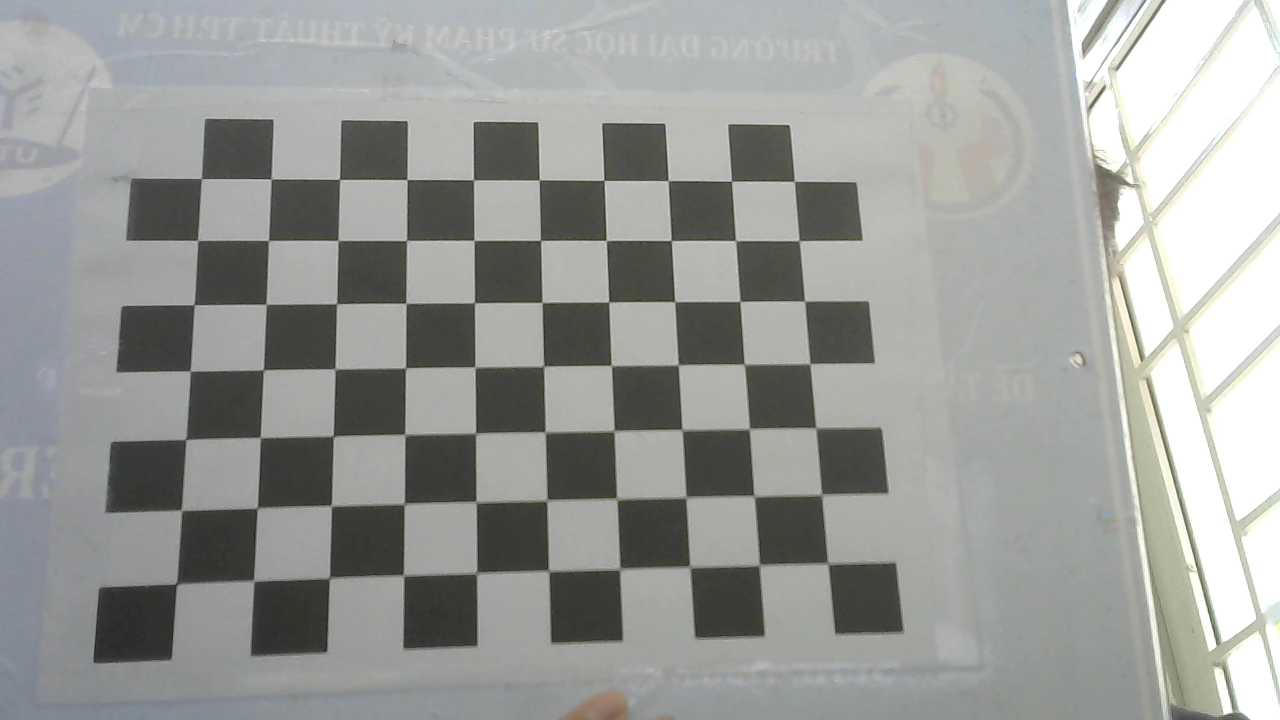
#> input picture calibration_camera/calib_data/data0.png, 1280 x 720 px; its folder holds only this picture in this run
$ python calibration.py
#> lines starting #> are read from the running program, lines starting #| are printed output that depends on the picture; after the words box and inside, x2 and y2 are one past the last pixel; in counts of white or black regions, pixels touching at a corner belong together; long printed decimals are rounded
import numpy as np
import cv2 as cv
import glob
import os.path
#from undistort import undistort_image
# termination criteria
criteria = (cv.TERM_CRITERIA_EPS + cv.TERM_CRITERIA_MAX_ITER, 30, 0.001)
# prepare object points, like (0,0,0), (1,0,0), (2,0,0) ....,(6,5,0)
objp = np.zeros((7*10,3), np.float32)
objp[:,:2] = np.mgrid[0:10,0:7].T.reshape(-1,2)
# Arrays to store object points and image points from all the images.
objpoints = [] # 3d point in real world space
imgpoints = [] # 2d points in image plane.
images = glob.glob('calib_data/*.png')
img_counter = 0

for fname in images:
    img = cv.imread(fname)
#> img is the input picture: shape (720, 1280, 3); mean B, G, R 152.7, 155.6, 153.9
    gray = cv.cvtColor(img, cv.COLOR_BGR2GRAY)
    # Find the chess board corners
    ret, corners = cv.findChessboardCorners(gray, (10,7), None)
#> ret = True; corners = 70 rows, first 8: [828, 563], [759.5, 565], [689.5, 566.5], [620, 569], [548.5, 570.5], [477, 573], [403.5, 575], [329, 578]
    # If found, add object points, image points (after refining them)
    if ret == True:
        objpoints.append(objp)
        corners2 = cv.cornerSubPix(gray,corners, (11,11), (-1,-1), criteria)
#> corners2 = 70 rows, first 8: [828, 563.5], [759.4, 565.2], [689.8, 567], [619.8, 569.2], [548.6, 570.8], [476.6, 573.1], [403.5, 575.3], [329.5, 578]
        imgpoints.append(corners)
        # Draw and display the corners
        cv.drawChessboardCorners(img, (10,7), corners2, ret)
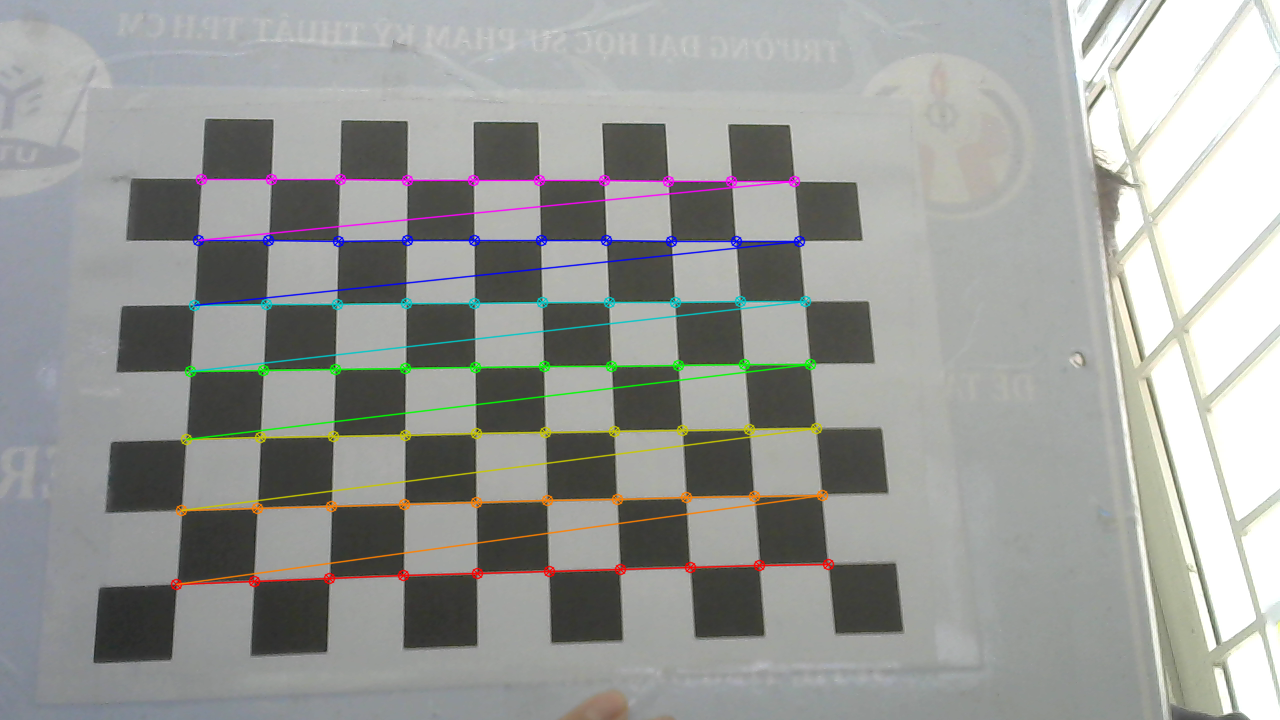
#> img: shape (720, 1280, 3); 3.23% of pixels changed, all inside (x1, y1, x2, y2) = (170, 173, 835, 591)
        cv.imshow('img', img)
        img_name = "calib{}.png".format(img_counter)
        cv.imwrite(img_name, img)
        img_counter += 1


        cv.waitKey(500)
        # returns the camera matrix, distortion coefficients, rotation and translation vectors etc.
        ret, mtx, dist, rvecs, tvecs = cv.calibrateCamera(objpoints, imgpoints, gray.shape[::-1], None, None)
#> ret = 0.174; mtx = [[1568.4, 0, 675.8], [0, 1587.1, 349.4], [0, 0, 1]]; dist = [[0.0896, -0.274, 0.00925, 0.00291, 2.58]]; rvecs = ([-0.203, 0.54, 3.06],); tvecs = ([2.18, 3.03, 22.6],)
        img = cv.imread('test_data/test_data7.png')
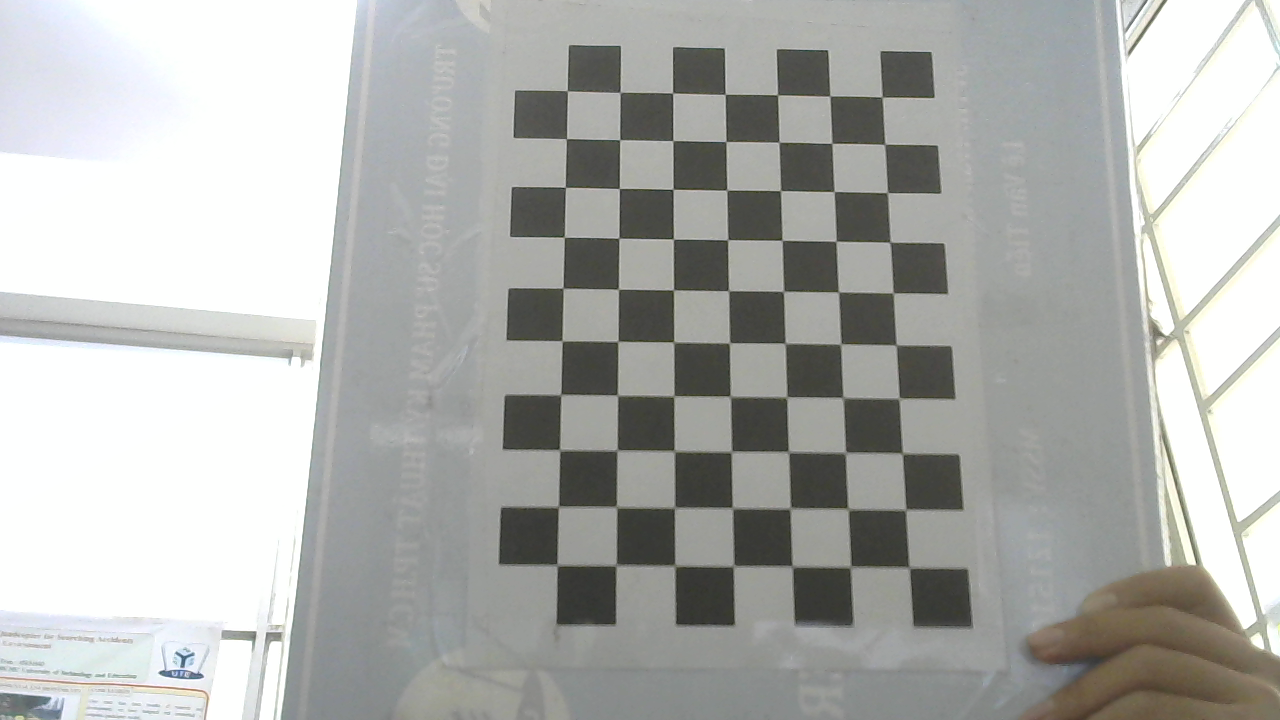
#> input picture calibration_camera/test_data/test_data7.png, 1280 x 720 px
#> img is the input picture: shape (720, 1280, 3); mean B, G, R 173.7, 176.4, 175
        h,  w = img.shape[:2]
#> h = 720; w = 1280
        newcameramtx, roi = cv.getOptimalNewCameraMatrix(mtx, dist, (w,h), 1, (w,h))
#> newcameramtx = [[1596.4, 0, 675.6], [0, 1594.1, 351.7], [0, 0, 1]]; roi = (11, 7, 1259, 699)
        # print('distortion coefficents',dist)
        # Undistort
        dst = cv.undistort(img, mtx, dist, None, newcameramtx)
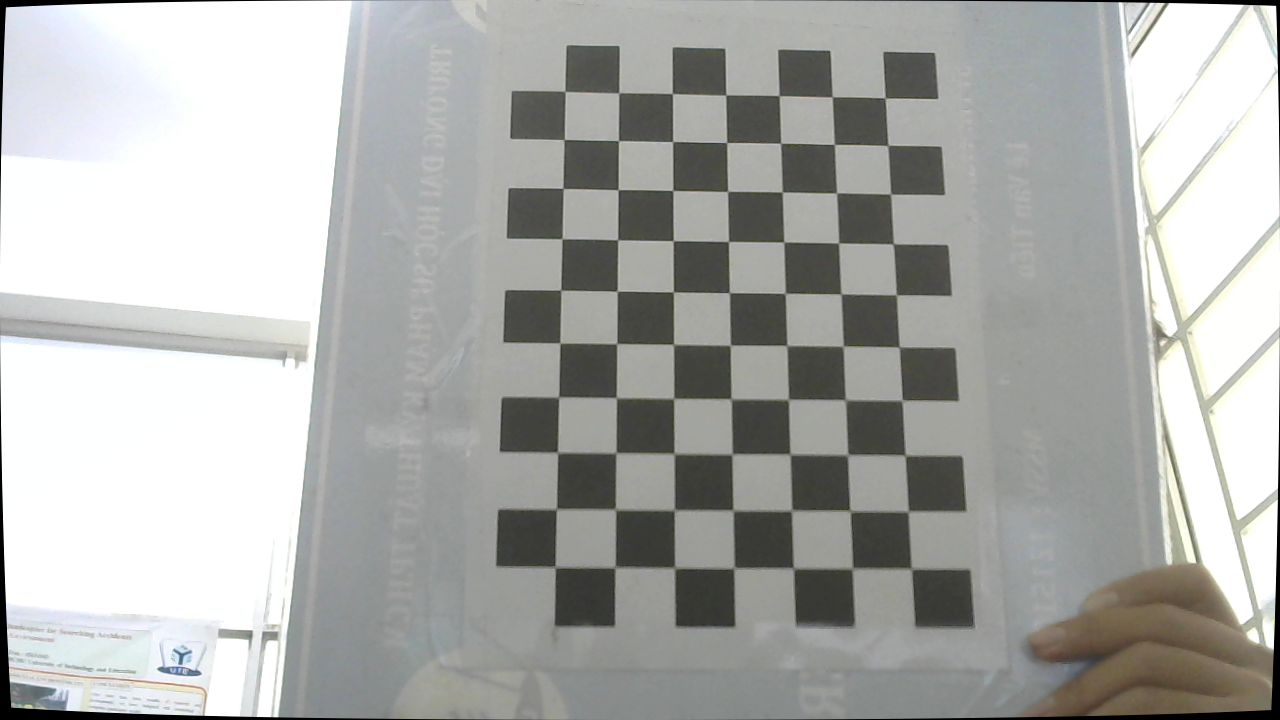
#> dst: shape (720, 1280, 3); mean B, G, R 171, 173.7, 172.3
        # crop the image
        x, y, w, h = roi
#> x = 11; y = 7; w = 1259; h = 699
        dst = dst[y:y+h, x:x+w]
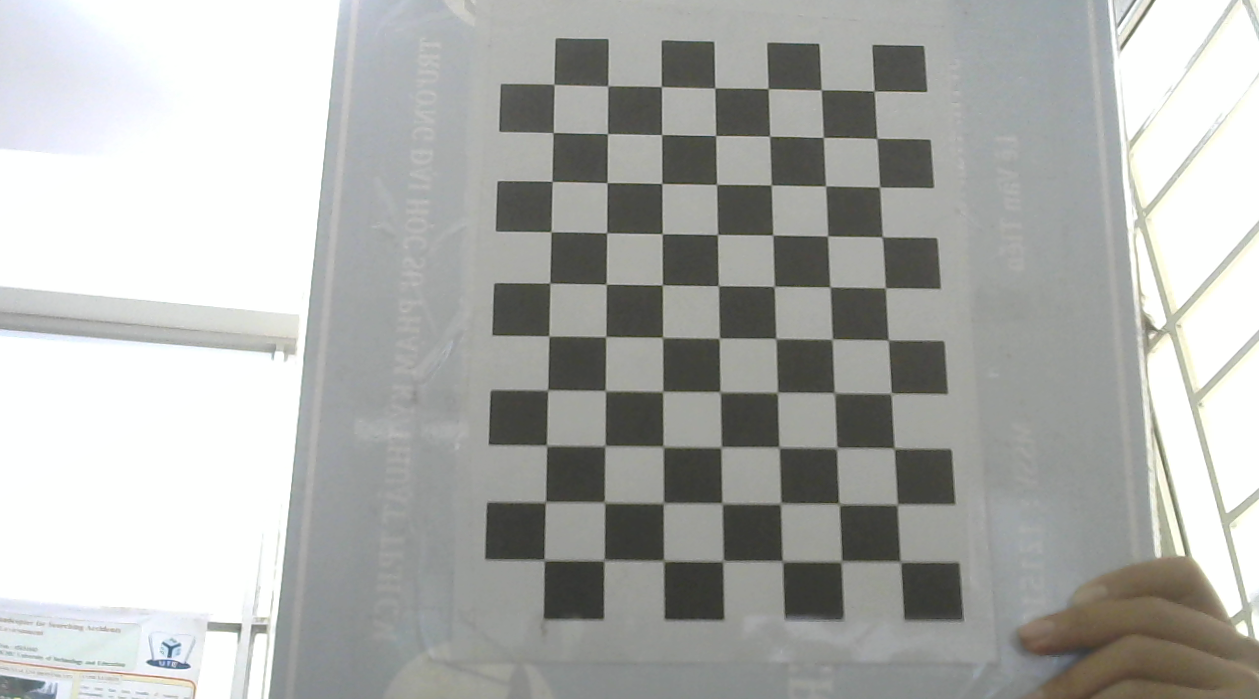
#> dst: shape (699, 1259, 3); mean B, G, R 172.1, 174.9, 173.5
        cv.imwrite('calibresult.png', dst)

        mean_error = 0
        for i in range(len(objpoints)):
            imgpoints2, _ = cv.projectPoints(objpoints[i], rvecs[i], tvecs[i], mtx, dist)
            error = cv.norm(imgpoints[i], imgpoints2, cv.NORM_L2)/len(imgpoints2)
            mean_error += error
#> this loop made 1 pass
#> (error, mean_error) on pass 1: (0.0208, 0.0208)
#> after the loop, mean_error = 0.0208
        print( "total error: {}".format(mean_error/len(objpoints)) )
#| total error: 0.02077

        rvecs=np.asarray(rvecs)#reshape from tuple to array
#> rvecs = [-0.203, 0.54, 3.06]
        tvecs=np.asarray(tvecs)
#> tvecs = [2.18, 3.03, 22.6]

        mtx_txt = np.savetxt('camera_matrix.txt', mtx, fmt='%.2f')
        dist_txt = np.savetxt('distortion_coefficients.txt', dist, fmt='%.2f')
        rvecs_txt = np.savetxt("rotation_vector.txt", rvecs.reshape((3,-1)), fmt="%s")
        tvecs_txt = np.savetxt("translation_vector.txt", rvecs.reshape((3,-1)), fmt="%s")
cv.destroyAllWindows()
